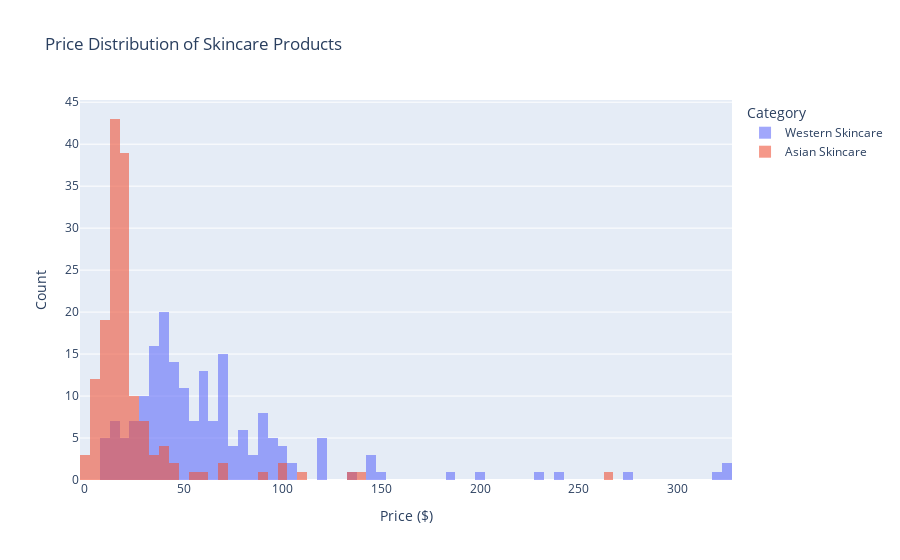

Here is the notebook cell this chart was saved with:
### Markdown cell above
### Price Distribution: American vs. Korean Skincare

We wanted to compare the price distributions of American and Korean skincare products to see whether there were significant differences in pricing strategies between the two markets. We visualized the distribution of prices using histograms, which allow us to identify the most common price ranges and determine whether one market tends to be more expensive than the other. If we find that one market consistently offers lower or higher prices, this could reflect differences in product positioning, ingredient sourcing, or branding.

### Code cell
fig = go.Figure()

fig.add_trace(go.Histogram(
    x=western_skincare["price_usd"],
    nbinsx=100,
    name="Western Skincare",
    marker_color="#636EFA",
    opacity=0.6
))

fig.add_trace(go.Histogram(
    x=asian_skincare["price_usd"],
    nbinsx=100,
    name="Asian Skincare",
    marker_color="#EF553B",
    opacity=0.6
))

fig.update_layout(
    title="Price Distribution of Skincare Products",
    xaxis_title="Price ($)",
    yaxis_title="Count",
    barmode="overlay", 
    legend_title="Category"
)

fig.show()

### Figure 1 — Plotly figure (JSON) as saved in the notebook; plotly's stock layout.template omitted (floating-point values rounded to 4 significant figures; data arrays with more than 128 entries replaced by an {"elided": "..."} marker saying what was removed)
{"data": [{"marker": {"color": "#636EFA"}, "name": "Western Skincare", "nbinsx": 100, "opacity": 0.6, "type": "histogram", "x": {"elided": "189 float values"}}, {"marker": {"color": "#EF553B"}, "name": "Asian Skincare", "nbinsx": 100, "opacity": 0.6, "type": "histogram", "x": {"elided": "154 float values"}}], "layout": {"autosize": true, "barmode": "overlay", "legend": {"title": {"text": "Category"}}, "title": {"text": "Price Distribution of Skincare Products"}, "xaxis": {"autorange": true, "range": [-2.5, 327.5], "title": {"text": "Price ($)"}, "type": "linear"}, "yaxis": {"autorange": true, "range": [0, 45.26], "title": {"text": "Count"}}}}
